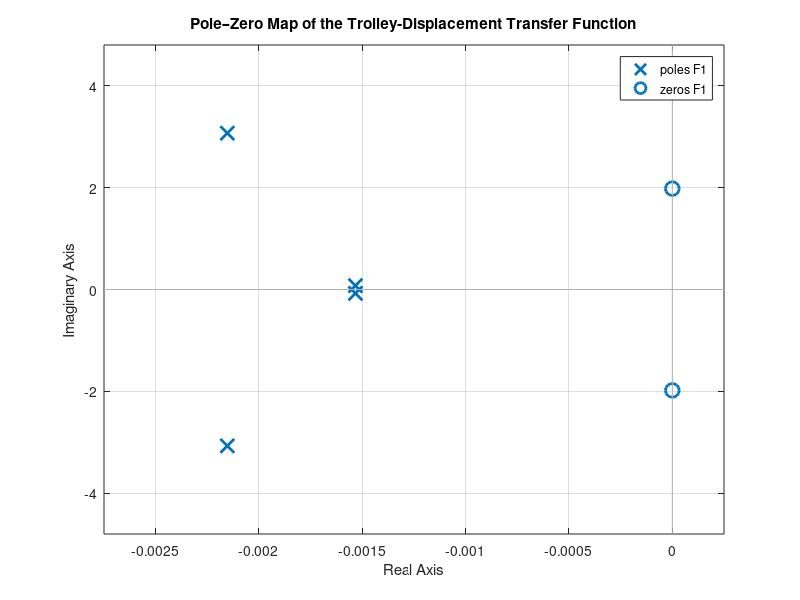

This chart was generated by the following MATLAB code:

% -----Task 4-----
% a close loop (trolley displacement)

K = 1 ; %Gain controller

num = [2.5 0 9.81];                       % numerator(2.5(s^2)+9.81) 
den = [185.7143 1.3693 1751.4827 5.3729 9.81];% denominator(185.714(s^4)+1.3693(s^3)+1751.4827(s^2)+5.3729s+9.81)
F0S  = tf(num,den);                        % close loop transfer function F(s)
F1 = K*F0S;                                % transfer function F0(s) with Gain

p = pole(F1);
z = zero(F1);

disp('Poles:');  disp(p);
disp('Zeros:');  disp(z);

%% Basic stability verdict
if all(real(p) < 0)
    fprintf('→ All poles in the open LHP ⟹ stable.\n');
elseif any(real(p) > 0)
    fprintf('→ At least one pole in the RHP ⟹ unstable.\n');
else
    fprintf(['→ No RHP poles but ≥1 pole on the imaginary axis (or at the origin)\n' ...
             '  ⟹ marginally/critically stable.\n']);
end

% Suppose sys is your state-space system
[y, t] = step(F1);

% Get the final value
y_final = y(end);

% For unit step input, desired final value = 1
ess = abs(1-y_final);

fprintf('Steady-state error = %.2f\n',ess);
%% Pole–zero map
figure;
pzmap(F1), grid on
title('Pole–Zero Map of the Trolley‑Displacement Transfer Function')

%%%%%%%%%%%%%%%%%%%%%%%%%%%%%%%
% denominator(185.714(s^4)+1.3693(s^3)+1751.4827(s^2)+5.3729s+9.81)
%G0feedback=feedback(G2,1); %Create feedback for G2 (make it as close-loop sys)
%step(G0feedback);

%------NOTE-----
%All poles in left-half (Re < 0)                         ✅ Stable
%At least one on the jω axis (Re = 0, no repeated poles) ⚠️ Critically stable / marginal
%Any pole in right-half (Re > 0)                         ❌ Unstable